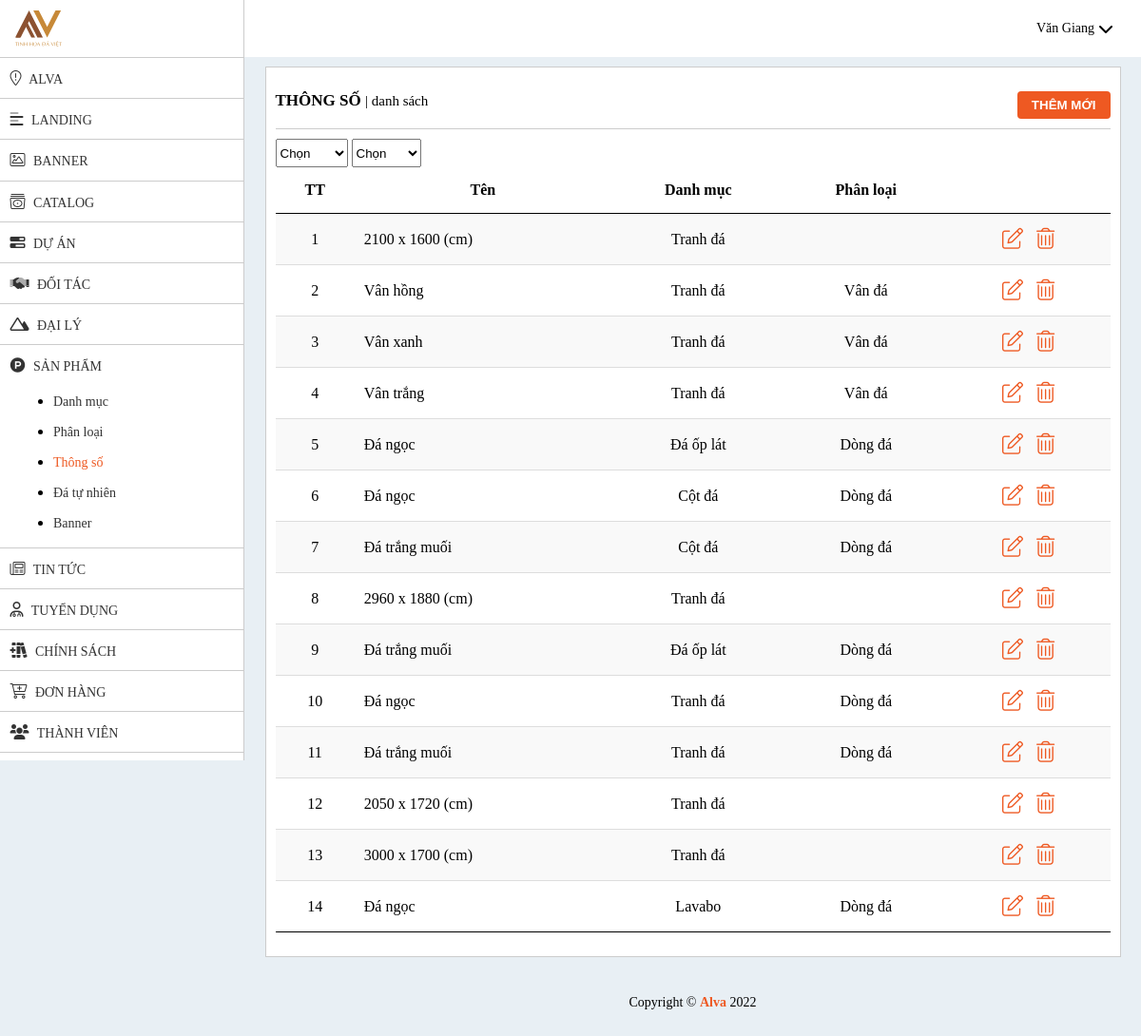
/admin-new/thong-so (signed in), run on the app's committed database.
### tables this page shows
CREATE TABLE `thongso` (
  `id` int(11) NOT NULL,
  `ten` text NOT NULL,
  `danhmuc` int(11) NOT NULL,
  `loai` int(11) NOT NULL,
  `thutu` int(11) NOT NULL
);

### admin-new/route/route.php (called while the page is built, shortened)
<?php
	require_once "model/Query.php";
	$query = new Query();
?>

### admin-new/model/Data.php (called while the page is built, shortened)
<?php
class Data{
	public function __construct()
    {
    	try
    	{
		    $this->con=new PDO("mysql:host=localhost;dbname=titanstone;charset=utf8", "root", "");
		}
		catch (Exception $e)
		{
		    echo '<h1 style="text-align:center">Connect fail!</h1>';
		}
    }
}
?>

### admin-new/model/Query.php (called while the page is built, shortened)
<?php
	require_once "Data.php";
	class Query extends Data{
		public function DanhSach($table, $fields=[], $condition=[], $sorts=[], $limits=[], $forms=[])
		{
			$query_string = '';
			$arr_forms = [];
			if(!empty($fields))
			{
				$str_fields = implode(",", $fields);
	        	$query_string .= 'SELECT '.$str_fields.' FROM '.$table;
			}
			else
			{
				$query_string .= 'SELECT * FROM '.$table;
			}
			$sql=$this->con->prepare($query_string);
			$sql->execute($arr_forms);
	        return $sql->fetchAll(PDO::FETCH_OBJ);
		}
	}
?>

### admin-new/view/thong-so/list.php (the view, shortened to what this page needs)
<?php
    $data_thongso = $query->DanhSach("thongso", [], [], [], [], [], []);
    $data_danhmuc = $query->DanhSach("danhmuc", [], [], [], [], [], []);
    $arr_danhmuc = [];
    foreach ($data_danhmuc as $key => $value)
    {
        $arr_danhmuc[$value->id] = $value->ten;
    }
    $arr_danhmuc[0] = "Cập nhật";
    $data_loai = $query->DanhSach("loai", [], [], [], [], [], []);
    $arr_loai = [];
    foreach ($data_loai as $key => $value)
    {
        $arr_loai[$value->id] = $value->ten;
    }
    $arr_loai[0] = "Cập nhật";
?>
<div class="blog medium">
	<div class="bread">
		<h1>Thông số <span>| danh sách</span></h1>
		<div class="button"><button><a href="them-thong-so">Thêm mới</a></button></div>
	</div>
    <select name="danhmuc" style="height: 30px;">
        <option value="0">Chọn</option>
    </select>
    <select name="loai" style="height: 30px;">
        <option value="0">Chọn</option>
    </select>
	<table class="table" style="width:100%">
        <thead>
            <tr>
                <th>TT</th>
                <th>Tên</th>
                <th>Danh mục</th>
                <th>Phân loại</th>
                <th></th>
            </tr>
        </thead>
        <tbody>
            <?php
            $thutu = 1;
            foreach ($data_thongso as $key => $value)
            {
                ?>
                <tr>
                    <td class="can-giua"><?=$thutu?></td>
                    <td><?=$value->ten?></td>
                    <td class="can-giua"><?=$arr_danhmuc[$value->danhmuc]?></td>
                    <td class="can-giua"><?=$arr_loai[$value->loai]?></td>
                    <td class="can-giua">
                        <a href="sua-thong-so?id=<?=$value->id?>"><i class="fal fa-edit"></i></a>
                        <a onClick="return confirm('Bạn muốn xóa?')" href="xoa-thong-so?id=<?=$value->id?>"><i class="fal fa-trash-alt"></i></a>
                    </td>
                </tr>
                <?php
                $thutu ++;
            }
            ?>
        </tbody>
    </table>
</div>

### admin-new/public/css/style.css (style rules this page uses)
@media all and (min-width: 0) { * { margin:0;padding:0;box-sizing:border-box } }
@media all and (min-width: 0) { body { font-family:"Samsung";background-color:#e8eff4 } }
@media all and (min-width: 0) { .content-wrap .blog { width:calc(100% - 20px);background-color:#FFF;margin:10px auto;border:1px solid #CCC;padding:25px 10px } }
@media all and (min-width: 0) { .content-wrap .bread { border-bottom:1px solid #CCC;padding-bottom:10px;margin-bottom:10px } }
@media all and (min-width: 0) { .content-wrap .bread h1 { float:left;font-size:17px;text-transform:uppercase;font-weight:bold } }
@media all and (min-width: 0) { .content-wrap .bread h1 span { font-size:15px;font-weight:normal;text-transform:lowercase } }
@media all and (min-width: 0) { .content-wrap .bread div.button { float:right;position:relative;display:flex } }
@media all and (min-width: 0) { .content-wrap .bread div.button button { background-color:#ee5922;border:none;padding:7px 15px;border-radius:4px;margin-left:15px } }
@media all and (min-width: 0) { .content-wrap .bread div.button button:first-child { margin-left:0 } }
@media all and (min-width: 0) { .content-wrap .bread div.button button a { text-decoration:none;color:#FFF;font-weight:bold;text-transform:uppercase } }
@media all and (min-width: 0) { .content-wrap .table { width:100%;border-spacing:0px } }
@media all and (min-width: 0) { .content-wrap .table thead tr th { border-bottom:1px solid #000;padding:15px 10px;background-color:#FFF } }
@media all and (min-width: 0) { .content-wrap .table tbody tr:nth-child(2n+1) { background:#f9f9f9;border-bottom:1px solid #ddd } }
@media all and (min-width: 0) { .content-wrap .table tbody tr:last-child td { border-bottom:1px solid #000 } }
@media all and (min-width: 0) { .content-wrap .table tbody tr td { border-bottom:1px solid #ddd;padding:15px 10px } }
@media all and (min-width: 0) { .content-wrap .table tbody tr td.can-giua { text-align:center } }
@media all and (min-width: 0) { .content-wrap .table tbody tr td i { font-size:22px;margin:0 5px;color:#ee5922 } }
@media all and (min-width: 996px) { .content-wrap .blog.medium { width:900px } }

### data on the page
thongso: ten "2100 x 1600 (cm)", danhmuc "Tranh đá"
thongso: ten "Vân hồng", danhmuc "Tranh đá", loai "Vân đá"
thongso: ten "Vân xanh", danhmuc "Tranh đá", loai "Vân đá"
thongso: ten "Vân trắng", danhmuc "Tranh đá", loai "Vân đá"
thongso: ten "Đá ngọc", danhmuc "Đá ốp lát", loai "Dòng đá"
thongso: ten "Đá ngọc", danhmuc "Cột đá", loai "Dòng đá"
thongso: ten "Đá trắng muối", danhmuc "Cột đá", loai "Dòng đá"
thongso: ten "2960 x 1880 (cm)", danhmuc "Tranh đá"
thongso: ten "Đá trắng muối", danhmuc "Đá ốp lát", loai "Dòng đá"
thongso: ten "Đá ngọc", danhmuc "Tranh đá", loai "Dòng đá"
thongso: ten "Đá trắng muối", danhmuc "Tranh đá", loai "Dòng đá"
thongso: ten "2050 x 1720 (cm)", danhmuc "Tranh đá"
thongso: ten "3000 x 1700 (cm)", danhmuc "Tranh đá"
thongso: ten "Đá ngọc", danhmuc "Lavabo", loai "Dòng đá"

### other printed values
$__FULLNAME__ "Văn Giang"
__NAME__ "ALVA"
__NAME__ "Alva"
